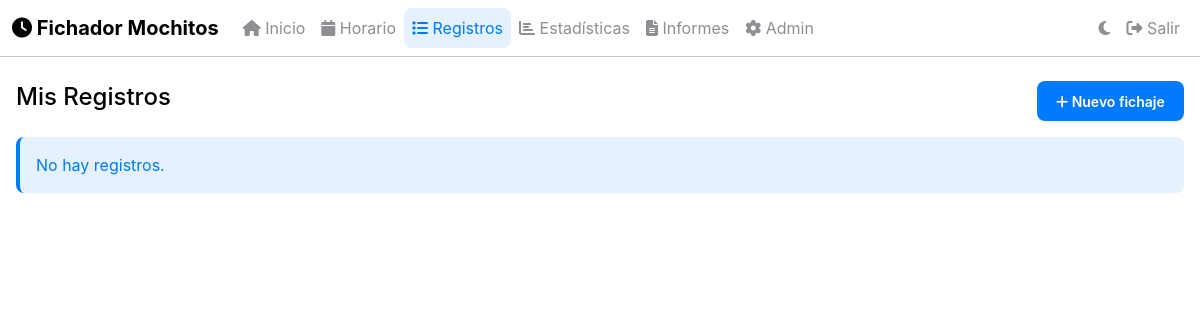
The page /records (signed in) on the database as committed earlier.
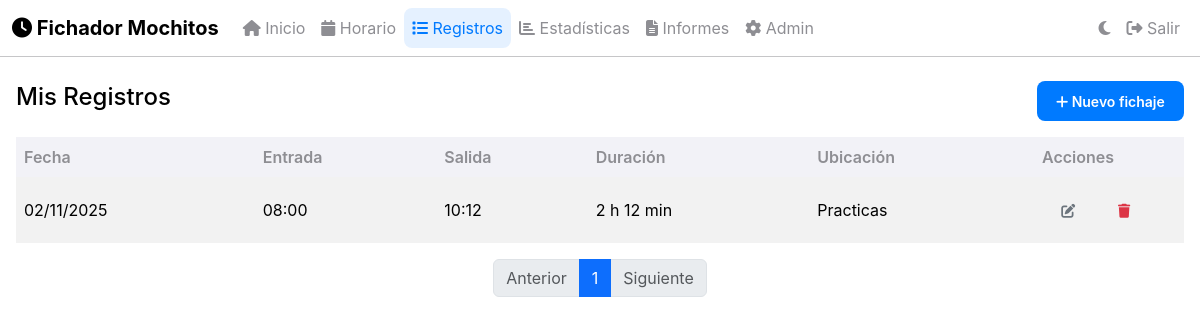
The same page on the database as committed later.
### app.py (models this page shows)
class TimeRecord(db.Model):
    id = db.Column(db.Integer, primary_key=True)
    user_id = db.Column(db.Integer, db.ForeignKey('user.id'), nullable=False)
    date = db.Column(db.Date, nullable=False)
    entry_time = db.Column(db.DateTime, nullable=False)
    exit_time = db.Column(db.DateTime, nullable=True)
    location = db.Column(db.String(200), nullable=True)
    latitude = db.Column(db.Float, nullable=True)
    longitude = db.Column(db.Float, nullable=True)
    notes = db.Column(db.String(500), nullable=True)
    is_active = db.Column(db.Boolean, default=True)

### app.py (the view)
@app.route('/records')
@login_required
def records():
    page = request.args.get('page', 1, type=int)
    records = TimeRecord.query.filter_by(user_id=current_user.id).order_by(TimeRecord.date.desc(), TimeRecord.entry_time.desc()).paginate(page=page, per_page=10)
    return render_template('records.html', records=records)

### app.py (called while the page is built)
def format_seconds_to_hm(total_seconds):
    if total_seconds is None:
        return "-"
    try:
        secs = int(round(float(total_seconds)))
    except Exception:
        return str(total_seconds)
    sign = "-" if secs < 0 else ""
    secs = abs(secs)
    total_minutes = secs // 60
    h = total_minutes // 60
    m = total_minutes % 60
    return f"{sign}{h} h {m} min"

@login_manager.user_loader
def load_user(user_id):
    return User.query.get(int(user_id))

@app.template_filter('hm_seconds')
def jinja_hm_seconds_filter(seconds_value):
    return format_seconds_to_hm(seconds_value)

@app.context_processor
def inject_now():
    return {'now': datetime.now()}

### templates/records.html (shortened to what this page needs)
{% extends 'base.html' %}
{% block content %}
<div class="d-flex justify-content-between align-items-center mb-3">
    <h4>Mis Registros</h4>
    <a href="{{ url_for('user_add_record') }}" class="btn btn-primary btn-sm">
        <i class="fas fa-plus"></i> Nuevo fichaje
    </a>
</div>
{% if records.items %}
<div class="table-responsive">
    <table class="table table-striped table-hover align-middle">
        <thead>
        <tr>
            <th>Fecha</th>
            <th>Entrada</th>
            <th>Salida</th>
            <th>Duración</th>
            <th>Ubicación</th>
            <th style="width:150px">Acciones</th>
        </tr>
        </thead>
        <tbody>
        {% for record in records.items %}
        <tr class="{{ 'table-warning' if not record.exit_time }}">
            <td>{{ record.date.strftime('%d/%m/%Y') }}</td>
            <td>{{ record.entry_time.strftime('%H:%M') }}</td>
            <td>
                {% if record.exit_time %}
                {{ record.exit_time.strftime('%H:%M') }}
                {% else %}
                <span class="badge bg-warning">En curso</span>
                {% endif %}
            </td>
            <td>
                {% if record.exit_time %}
                {{ (record.exit_time - record.entry_time).total_seconds() | hm_seconds }}
                {% else %}
                -
                {% endif %}
            </td>
            <td>
                {% if record.latitude and record.longitude %}
                <button class="btn btn-sm btn-outline-primary view-map-btn"
                        data-bs-toggle="modal" data-bs-target="#recordMapModal"
                        data-lat="{{ record.latitude }}"
                        data-lng="{{ record.longitude }}"
                        data-location="{{ record.location or 'Ubicación' }}">
                    <i class="fas fa-map-marker-alt"></i> Ver mapa
                </button>
                {% else %}
                <span title="{{ record.location }}">{{ (record.location or '—')|truncate(30) }}</span>
                {% endif %}
            </td>
            <td>
                <a href="{{ url_for('user_edit_record', record_id=record.id) }}" class="btn btn-sm btn-outline-secondary">
                    <i class="fas fa-edit"></i>
                </a>
                <form action="{{ url_for('user_delete_record', record_id=record.id) }}" method="POST" class="d-inline" onsubmit="return confirm('¿Eliminar este fichaje?');">
                    <button type="submit" class="btn btn-sm btn-outline-danger">
                        <i class="fas fa-trash"></i>
                    </button>
                </form>
            </td>
        </tr>
        {% endfor %}
        </tbody>
    </table>
</div>
<nav aria-label="Paginación">
    <ul class="pagination justify-content-center">
        <li class="page-item {% if not records.has_prev %}disabled{% endif %}">
            <a class="page-link" href="{{ url_for('records', page=records.prev_num) if records.has_prev else '#' }}" tabindex="-1">Anterior</a>
        </li>
        {% for p in range(1, records.pages + 1) %}
        <li class="page-item {% if p == records.page %}active{% endif %}">
            <a class="page-link" href="{{ url_for('records', page=p) }}">{{ p }}</a>
        </li>
        {% endfor %}
        <li class="page-item {% if not records.has_next %}disabled{% endif %}">
            <a class="page-link" href="{{ url_for('records', page=records.next_num) if records.has_next else '#' }}">Siguiente</a>
        </li>
    </ul>
</nav>
{% else %}
<div class="alert alert-info">No hay registros.</div>
{% endif %}
{% endblock %}

### templates/base.html (shortened to what this page needs)
<!DOCTYPE html>
<html lang="es" data-bs-theme="light">
<head>
    <link href="https://cdn.jsdelivr.net/npm/bootstrap@5.3.2/dist/css/bootstrap.min.css" rel="stylesheet">
    <link href="https://cdnjs.cloudflare.com/ajax/libs/font-awesome/6.4.0/css/all.min.css" rel="stylesheet">
    <link rel="stylesheet" href="https://unpkg.com/leaflet@1.9.4/dist/leaflet.css" />
    <link rel="stylesheet" href="/static/css/style.min.css">
</head>
<body>
<nav class="navbar navbar-expand-lg navbar-light sticky-top">
    <div class="container-fluid">
        <a class="navbar-brand" href="{{ url_for('dashboard') }}">
            <i class="fas fa-clock"></i>
            <span>Fichador Mochitos</span>
        </a>
        <div class="collapse navbar-collapse" id="navbarNav">
            {% if current_user.is_authenticated %}
            <ul class="navbar-nav me-auto">
                <li class="nav-item">
                    <a class="nav-link {{ 'active' if request.endpoint == 'dashboard' }}" href="{{ url_for('dashboard') }}">
                        <i class="fas fa-home"></i>
                        <span>Inicio</span>
                    </a>
                </li>
                <li class="nav-item">
                    <a class="nav-link {{ 'active' if request.endpoint == 'schedule' }}" href="{{ url_for('schedule') }}">
                        <i class="fas fa-calendar"></i>
                        <span>Horario</span>
                    </a>
                </li>
                <li class="nav-item">
                    <a class="nav-link {{ 'active' if request.endpoint == 'records' }}" href="{{ url_for('records') }}">
                        <i class="fas fa-list"></i>
                        <span>Registros</span>
                    </a>
                </li>
                <li class="nav-item">
                    <a class="nav-link {{ 'active' if request.endpoint == 'stats' }}" href="{{ url_for('stats') }}">
                        <i class="fas fa-chart-bar"></i>
                        <span>Estadísticas</span>
                    </a>
                </li>
                <li class="nav-item">
                    <a class="nav-link {{ 'active' if request.endpoint == 'reports' }}" href="{{ url_for('reports') }}">
                        <i class="fas fa-file-alt"></i>
                        <span>Informes</span>
                    </a>
                </li>
                {% if current_user.is_admin %}
                <li class="nav-item">
                    <a class="nav-link {{ 'active' if request.endpoint == 'admin' }} text-warning" href="{{ url_for('admin') }}">
                        <i class="fas fa-cog"></i>
                        <span>Admin</span>
                    </a>
                </li>
                {% endif %}
            </ul>
            <ul class="navbar-nav ms-auto">
                <li class="nav-item">
                    <button class="theme-toggle nav-link" onclick="toggleTheme()">
                        <i class="fas fa-moon" id="theme-icon"></i>
                    </button>
                </li>
                <li class="nav-item">
                    <a class="nav-link" href="{{ url_for('logout') }}">
                        <i class="fas fa-sign-out-alt"></i>
                        <span>Salir</span>
                    </a>
                </li>
            </ul>
            {% endif %}
        </div>
    </div>
</nav>
<div class="container fade-in-up">
    {% block content %}{% endblock %}
</div>
</body>
</html>

Rows that differ between the two databases and show on the page:
added TimeRecord: date "02/11/2025", entry_time "08:00", exit_time "10:12", exit_time+entry_time "2 h 12 min", location "Practicas"
Other text that changed with them:
text no longer shown: "No hay registros."
text now shown: "Fecha Entrada Salida Duración Ubicación Acciones Anterior Siguiente"
new list line: "1"
